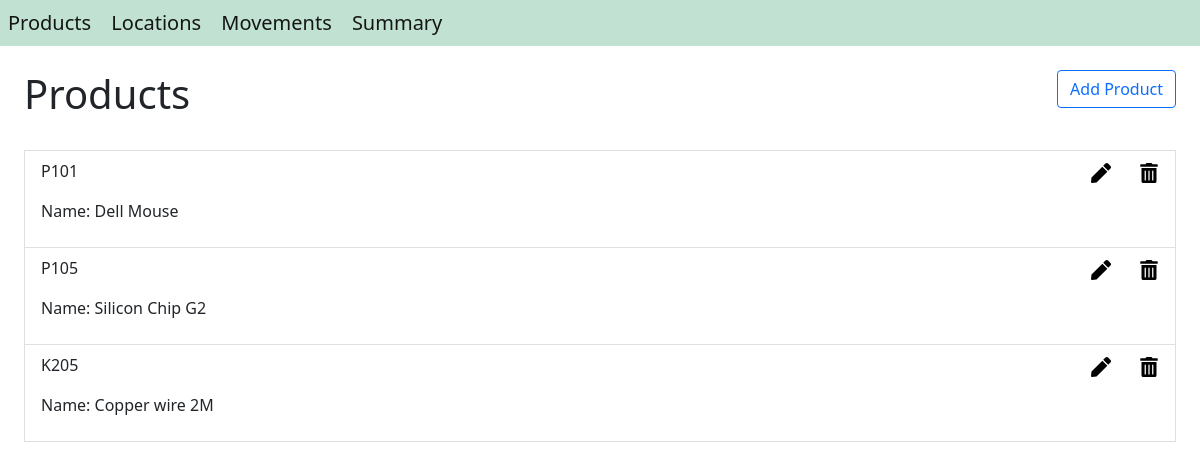
The page /products on the database as committed earlier.
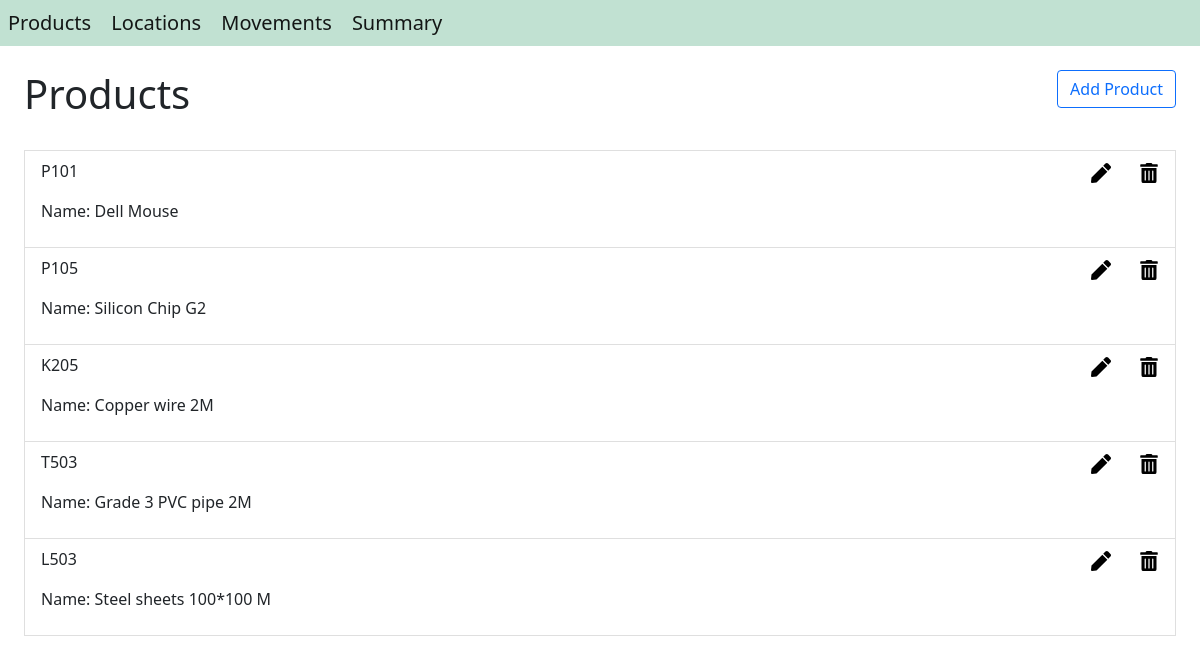
The same page on the database as committed later.
### inventory_management/models.py (models this page shows, shortened)
class Product(models.Model):
    product_id = models.CharField(max_length=16, primary_key=True)
    product_name = models.CharField(max_length=64)

### inventory_management/views.py (the view)
# urls.py: path('products', ProductPage.as_view(), name='products'),
class ProductPage(ListView):
    template_name = 'inventory_management/product.html'
    model = Product
    def get_context_data(self, **kwargs):
        context = super().get_context_data(**kwargs)
        context['title'] = 'Products'
        return context

### inventory_management/templates/inventory_management/product.html (shortened to what this page needs)
{% extends "inventory_management/home.html" %}
{% load static %}
{% block stylesheet %}
  <link rel="stylesheet" href="{% static 'inventory_management/product.css' %}">
{% endblock stylesheet %}
{% block body %}
    <div class="custom-disable">
        <div class="ms-4 mt-4 me-4 d-flex justify-content-between">
            <h1>Products</h1>
            <a href=" {% url 'new_product' %} "><button class="btn btn-outline-primary">Add Product</button></a>
        </div>
        <div class="list-grpup ms-4 mt-4 me-4 custom-product-list">
            {% for product in product_list %}
                <div class="list-group-item">
                    <div class="d-flex justify-content-between">
                        <p>{{ product.product_id }}</p>
                        <div>
                            <a href="{% url 'edit_product' product.product_id %}" class="custom-link">
                                <img src="{% static 'inventory_management/pen-solid.svg' %}" alt="edit" class="custom-icon me-4">
                            </a>
                            <img src="{% static 'inventory_management/trash-alt-solid.svg' %}" alt="delete" class="custom-icon" onclick="delete_dialog('{{product.product_id}}')">
                        </div>
                    </div>
                    <p> Name: {{ product.product_name }} </p>
                </div>
            {% endfor %}
        </div>
    </div>
{% endblock body %}

Rows that differ between the two databases and show on the page:
added Product: product_id "T503", product_name "Grade 3 PVC pipe 2M"
added Product: product_id "L503", product_name "Steel sheets 100*100 M"
